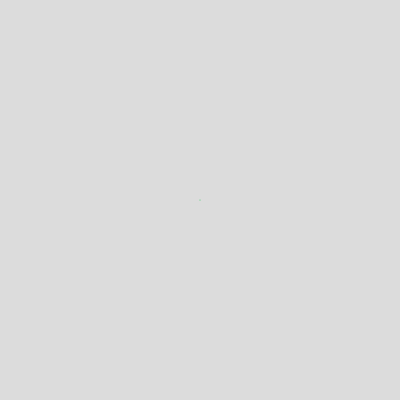
Frame 1 (no input)
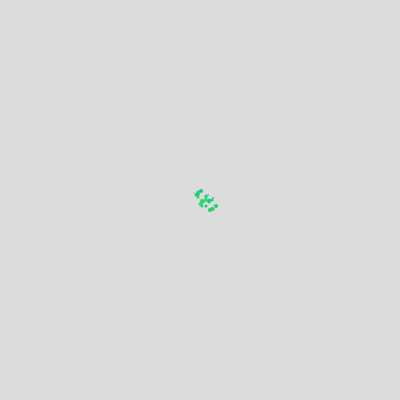
Frame 60 (no input)
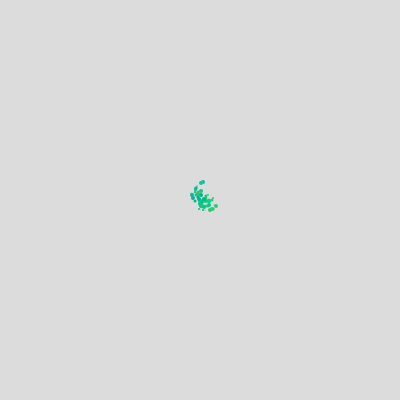
Frame 120 (the mouse pressed at the canvas centre since frame 60)

The p5.js sketch that drew these frames (run headless with seeded random() and noise() and a simulated clock; from frame 60 on, the mouse is pressed at the canvas centre):

// p5.js sketch
// ── sketch.js
var x;
var y;
var red;
var blue;
var green;

function setup() {
     createCanvas(400, 400);
     x = width/2;
     y = height/2;
     red = 50;
     blue = 100;
     green = 200;
     background(220);
}

function draw() {
     // added radom color generator
     red = moveColor(red);
     green = moveColor(green);
     blue = moveColor(blue);
     stroke(red, green, blue);
     let sWeight = floor(random(5));
     strokeWeight(sWeight);
     point(x,y);

     let speed = floor(random(8));
     let stepX = floor(random(-speed+1 , speed));
     let stepY = floor(random(-speed+1 , speed));
     print (stepY);
     x += stepX;
     y += stepY;
     checkWalkerConstraints();
}

function checkWalkerConstraints() {
     if (x > width) {
          x = width
     };
     if (x < 1) {
          x = 1
     };
     if(y > height){
          y = height;
     };
     if(y < 0){
          y = 0;
     };
}

function moveColor(color){
     let chance = floor(random(3))
     let scale = 5
     switch (chance) {
          case 0:
               color = color + scale;
               if(color > 255){
                    color = 255;
               };
               break;
          case 1:
               // do nothing
               break;
          default:
               color = color - scale;
               if(color < 0){
                    color = 0;
               };
               break;
     }
     return color;
}
